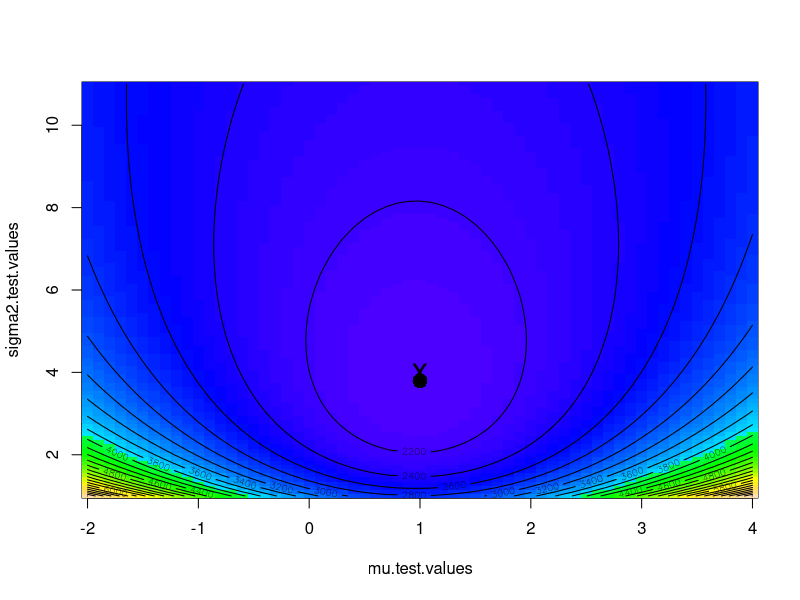
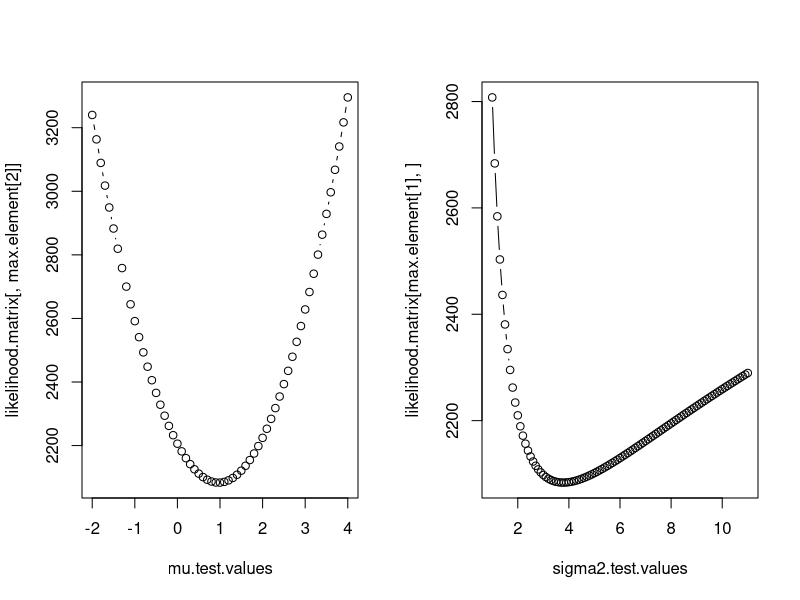

Reproduce these figures in R, in order.
## ---- chunk 1
neg.ll <- function(x, mu, sigma2) {
    sum(0.5 * log(2 * pi * sigma2) + 0.5 * ((x - mu)^2)/sigma2)
}
## ---- chunk 2
x <- rnorm(1000, mean = 1, sd = 2)
mu.test.values <- seq(-2, 4, 0.1)
sigma2.test.values <- seq(1, 11, 0.1)
## ---- chunk 3
likelihood.matrix <- matrix(nrow = length(mu.test.values), ncol = length(sigma2.test.values))
## ---- chunk 4
for (i in 1:length(mu.test.values)) {
    for (j in 1:length(sigma2.test.values)) {
        likelihood.matrix[i, j] <- neg.ll(x, mu.test.values[i], sigma2.test.values[j])
    }
}
## ---- chunk 5
image(mu.test.values, sigma2.test.values, likelihood.matrix, col = topo.colors(100))
contour(mu.test.values, sigma2.test.values, likelihood.matrix, nlevels = 30, 
    add = T)

max.element <- which(likelihood.matrix == min(likelihood.matrix), arr.ind = T)
points(mu.test.values[max.element[1]], sigma2.test.values[max.element[2]], pch = 16, 
    cex = 2)
points(1, 4, pch = "x", cex = 2)
## ---- chunk 6
par(mfrow = c(1, 2))
plot(mu.test.values, likelihood.matrix[, max.element[2]], typ = "b")
plot(sigma2.test.values, likelihood.matrix[max.element[1], ], typ = "b")
## ---- chunk 7
neg.ll.v2 <- function(x, params) {
    mu = params[1]
    sigma = params[2]
    -sum(dnorm(x, mean = mu, sd = sigma, log = TRUE))
}
## ---- chunk 8
opt1 <- optim(par = c(1, 1), fn = neg.ll.v2, x = x)
opt1
## ---- chunk 9
library(MASS)
fitdistr(x, "normal")
